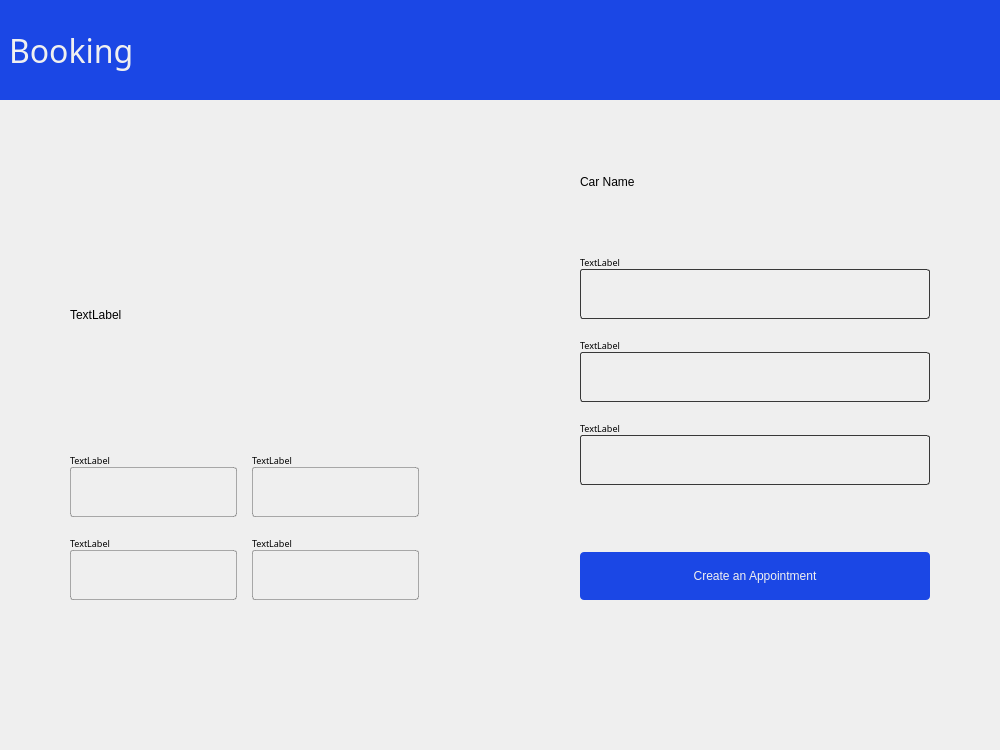
<?xml version="1.0" encoding="UTF-8"?>
<ui version="4.0">
 <class>Form</class>
 <widget class="QWidget" name="Form">
  <property name="geometry">
   <rect>
    <x>0</x>
    <y>0</y>
    <width>1000</width>
    <height>750</height>
   </rect>
  </property>
  <property name="sizePolicy">
   <sizepolicy hsizetype="Fixed" vsizetype="Fixed">
    <horstretch>0</horstretch>
    <verstretch>0</verstretch>
   </sizepolicy>
  </property>
  <property name="minimumSize">
   <size>
    <width>1000</width>
    <height>750</height>
   </size>
  </property>
  <property name="maximumSize">
   <size>
    <width>1000</width>
    <height>750</height>
   </size>
  </property>
  <property name="windowTitle">
   <string>Form</string>
  </property>
  <layout class="QVBoxLayout" name="verticalLayout">
   <property name="spacing">
    <number>0</number>
   </property>
   <property name="leftMargin">
    <number>0</number>
   </property>
   <property name="topMargin">
    <number>0</number>
   </property>
   <property name="rightMargin">
    <number>0</number>
   </property>
   <property name="bottomMargin">
    <number>0</number>
   </property>
   <item>
    <widget class="QWidget" name="widget" native="true">
     <property name="sizePolicy">
      <sizepolicy hsizetype="Expanding" vsizetype="Fixed">
       <horstretch>0</horstretch>
       <verstretch>0</verstretch>
      </sizepolicy>
     </property>
     <property name="minimumSize">
      <size>
       <width>0</width>
       <height>100</height>
      </size>
     </property>
     <property name="maximumSize">
      <size>
       <width>16777215</width>
       <height>100</height>
      </size>
     </property>
     <property name="styleSheet">
      <string notr="true">background-color: rgb(27, 71, 229);
color: #F0F0F0;</string>
     </property>
     <layout class="QHBoxLayout" name="horizontalLayout_2">
      <item>
       <widget class="QLabel" name="label_3">
        <property name="font">
         <font>
          <family>Roboto Mono</family>
          <pointsize>24</pointsize>
         </font>
        </property>
        <property name="text">
         <string>Booking</string>
        </property>
       </widget>
      </item>
     </layout>
    </widget>
   </item>
   <item>
    <widget class="QWidget" name="widget_2" native="true">
     <layout class="QHBoxLayout" name="horizontalLayout">
      <property name="spacing">
       <number>0</number>
      </property>
      <property name="leftMargin">
       <number>70</number>
      </property>
      <property name="topMargin">
       <number>75</number>
      </property>
      <property name="rightMargin">
       <number>70</number>
      </property>
      <property name="bottomMargin">
       <number>150</number>
      </property>
      <item>
       <widget class="QWidget" name="widget_4" native="true">
        <property name="sizePolicy">
         <sizepolicy hsizetype="Maximum" vsizetype="Preferred">
          <horstretch>0</horstretch>
          <verstretch>0</verstretch>
         </sizepolicy>
        </property>
        <layout class="QVBoxLayout" name="verticalLayout_2">
         <property name="spacing">
          <number>0</number>
         </property>
         <property name="leftMargin">
          <number>0</number>
         </property>
         <property name="topMargin">
          <number>0</number>
         </property>
         <property name="rightMargin">
          <number>0</number>
         </property>
         <property name="bottomMargin">
          <number>0</number>
         </property>
         <item>
          <widget class="QLabel" name="label">
           <property name="text">
            <string>TextLabel</string>
           </property>
          </widget>
         </item>
         <item>
          <widget class="QWidget" name="car_information_widget" native="true">
           <property name="sizePolicy">
            <sizepolicy hsizetype="Fixed" vsizetype="Maximum">
             <horstretch>0</horstretch>
             <verstretch>0</verstretch>
            </sizepolicy>
           </property>
           <property name="styleSheet">
            <string notr="true">QLineEdit {
	padding-left : 10px;
	border: 1px solid rgba(56, 56, 56, 100);
	border-radius : 3px;
	background-color: transparent;
	color : rgba(56, 56, 56, 100);
}
</string>
           </property>
           <layout class="QGridLayout" name="gridLayout">
            <property name="leftMargin">
             <number>0</number>
            </property>
            <property name="topMargin">
             <number>0</number>
            </property>
            <property name="rightMargin">
             <number>0</number>
            </property>
            <property name="bottomMargin">
             <number>0</number>
            </property>
            <property name="horizontalSpacing">
             <number>15</number>
            </property>
            <property name="verticalSpacing">
             <number>20</number>
            </property>
            <item row="0" column="0">
             <layout class="QVBoxLayout" name="verticalLayout_6">
              <property name="spacing">
               <number>0</number>
              </property>
              <property name="sizeConstraint">
               <enum>QLayout::SetDefaultConstraint</enum>
              </property>
              <item alignment="Qt::AlignRight">
               <widget class="QLabel" name="label_5">
                <property name="sizePolicy">
                 <sizepolicy hsizetype="Preferred" vsizetype="Fixed">
                  <horstretch>0</horstretch>
                  <verstretch>0</verstretch>
                 </sizepolicy>
                </property>
                <property name="minimumSize">
                 <size>
                  <width>167</width>
                  <height>0</height>
                 </size>
                </property>
                <property name="maximumSize">
                 <size>
                  <width>167</width>
                  <height>16777215</height>
                 </size>
                </property>
                <property name="font">
                 <font>
                  <family>Roboto Mono Light</family>
                  <pointsize>7</pointsize>
                 </font>
                </property>
                <property name="text">
                 <string>TextLabel</string>
                </property>
               </widget>
              </item>
              <item alignment="Qt::AlignRight">
               <widget class="QLineEdit" name="lineEdit_3">
                <property name="sizePolicy">
                 <sizepolicy hsizetype="Fixed" vsizetype="Fixed">
                  <horstretch>0</horstretch>
                  <verstretch>0</verstretch>
                 </sizepolicy>
                </property>
                <property name="minimumSize">
                 <size>
                  <width>167</width>
                  <height>50</height>
                 </size>
                </property>
               </widget>
              </item>
             </layout>
            </item>
            <item row="0" column="1">
             <layout class="QVBoxLayout" name="verticalLayout_7">
              <property name="spacing">
               <number>0</number>
              </property>
              <property name="sizeConstraint">
               <enum>QLayout::SetDefaultConstraint</enum>
              </property>
              <item alignment="Qt::AlignLeft">
               <widget class="QLabel" name="label_6">
                <property name="sizePolicy">
                 <sizepolicy hsizetype="Preferred" vsizetype="Fixed">
                  <horstretch>0</horstretch>
                  <verstretch>0</verstretch>
                 </sizepolicy>
                </property>
                <property name="minimumSize">
                 <size>
                  <width>167</width>
                  <height>0</height>
                 </size>
                </property>
                <property name="maximumSize">
                 <size>
                  <width>167</width>
                  <height>16777215</height>
                 </size>
                </property>
                <property name="font">
                 <font>
                  <family>Roboto Mono Light</family>
                  <pointsize>7</pointsize>
                 </font>
                </property>
                <property name="text">
                 <string>TextLabel</string>
                </property>
               </widget>
              </item>
              <item alignment="Qt::AlignLeft">
               <widget class="QLineEdit" name="lineEdit_4">
                <property name="sizePolicy">
                 <sizepolicy hsizetype="Fixed" vsizetype="Fixed">
                  <horstretch>0</horstretch>
                  <verstretch>0</verstretch>
                 </sizepolicy>
                </property>
                <property name="minimumSize">
                 <size>
                  <width>167</width>
                  <height>50</height>
                 </size>
                </property>
               </widget>
              </item>
             </layout>
            </item>
            <item row="1" column="0">
             <layout class="QVBoxLayout" name="verticalLayout_8">
              <property name="spacing">
               <number>0</number>
              </property>
              <property name="sizeConstraint">
               <enum>QLayout::SetDefaultConstraint</enum>
              </property>
              <item alignment="Qt::AlignRight">
               <widget class="QLabel" name="label_7">
                <property name="sizePolicy">
                 <sizepolicy hsizetype="Preferred" vsizetype="Fixed">
                  <horstretch>0</horstretch>
                  <verstretch>0</verstretch>
                 </sizepolicy>
                </property>
                <property name="minimumSize">
                 <size>
                  <width>167</width>
                  <height>0</height>
                 </size>
                </property>
                <property name="maximumSize">
                 <size>
                  <width>167</width>
                  <height>16777215</height>
                 </size>
                </property>
                <property name="font">
                 <font>
                  <family>Roboto Mono Light</family>
                  <pointsize>7</pointsize>
                 </font>
                </property>
                <property name="text">
                 <string>TextLabel</string>
                </property>
               </widget>
              </item>
              <item alignment="Qt::AlignRight">
               <widget class="QLineEdit" name="lineEdit_5">
                <property name="sizePolicy">
                 <sizepolicy hsizetype="Fixed" vsizetype="Fixed">
                  <horstretch>0</horstretch>
                  <verstretch>0</verstretch>
                 </sizepolicy>
                </property>
                <property name="minimumSize">
                 <size>
                  <width>167</width>
                  <height>50</height>
                 </size>
                </property>
               </widget>
              </item>
             </layout>
            </item>
            <item row="1" column="1">
             <layout class="QVBoxLayout" name="verticalLayout_10">
              <property name="spacing">
               <number>0</number>
              </property>
              <property name="sizeConstraint">
               <enum>QLayout::SetDefaultConstraint</enum>
              </property>
              <item alignment="Qt::AlignLeft">
               <widget class="QLabel" name="label_9">
                <property name="sizePolicy">
                 <sizepolicy hsizetype="Preferred" vsizetype="Fixed">
                  <horstretch>0</horstretch>
                  <verstretch>0</verstretch>
                 </sizepolicy>
                </property>
                <property name="minimumSize">
                 <size>
                  <width>167</width>
                  <height>0</height>
                 </size>
                </property>
                <property name="maximumSize">
                 <size>
                  <width>167</width>
                  <height>16777215</height>
                 </size>
                </property>
                <property name="font">
                 <font>
                  <family>Roboto Mono Light</family>
                  <pointsize>7</pointsize>
                 </font>
                </property>
                <property name="text">
                 <string>TextLabel</string>
                </property>
               </widget>
              </item>
              <item alignment="Qt::AlignLeft">
               <widget class="QLineEdit" name="lineEdit_7">
                <property name="sizePolicy">
                 <sizepolicy hsizetype="Fixed" vsizetype="Fixed">
                  <horstretch>0</horstretch>
                  <verstretch>0</verstretch>
                 </sizepolicy>
                </property>
                <property name="minimumSize">
                 <size>
                  <width>167</width>
                  <height>50</height>
                 </size>
                </property>
               </widget>
              </item>
             </layout>
            </item>
           </layout>
          </widget>
         </item>
        </layout>
       </widget>
      </item>
      <item>
       <spacer name="horizontalSpacer">
        <property name="orientation">
         <enum>Qt::Horizontal</enum>
        </property>
        <property name="sizeHint" stdset="0">
         <size>
          <width>40</width>
          <height>20</height>
         </size>
        </property>
       </spacer>
      </item>
      <item>
       <widget class="QWidget" name="widget_3" native="true">
        <property name="sizePolicy">
         <sizepolicy hsizetype="Maximum" vsizetype="Preferred">
          <horstretch>0</horstretch>
          <verstretch>0</verstretch>
         </sizepolicy>
        </property>
        <property name="styleSheet">
         <string notr="true">QLineEdit {
	padding-left : 10px;
	border: 1px solid #383838;
	border-radius : 3px;
	background-color: transparent;
	color : #383838;
}
</string>
        </property>
        <layout class="QVBoxLayout" name="verticalLayout_3">
         <property name="spacing">
          <number>20</number>
         </property>
         <property name="leftMargin">
          <number>0</number>
         </property>
         <property name="topMargin">
          <number>0</number>
         </property>
         <property name="rightMargin">
          <number>0</number>
         </property>
         <property name="bottomMargin">
          <number>0</number>
         </property>
         <item>
          <widget class="QLabel" name="label_2">
           <property name="text">
            <string>Car Name</string>
           </property>
          </widget>
         </item>
         <item>
          <layout class="QVBoxLayout" name="verticalLayout_5">
           <property name="spacing">
            <number>0</number>
           </property>
           <property name="sizeConstraint">
            <enum>QLayout::SetDefaultConstraint</enum>
           </property>
           <item>
            <spacer name="verticalSpacer_4">
             <property name="orientation">
              <enum>Qt::Vertical</enum>
             </property>
             <property name="sizeHint" stdset="0">
              <size>
               <width>20</width>
               <height>40</height>
              </size>
             </property>
            </spacer>
           </item>
           <item alignment="Qt::AlignHCenter">
            <widget class="QLabel" name="label_4">
             <property name="sizePolicy">
              <sizepolicy hsizetype="Fixed" vsizetype="Maximum">
               <horstretch>0</horstretch>
               <verstretch>0</verstretch>
              </sizepolicy>
             </property>
             <property name="minimumSize">
              <size>
               <width>350</width>
               <height>0</height>
              </size>
             </property>
             <property name="maximumSize">
              <size>
               <width>350</width>
               <height>16777215</height>
              </size>
             </property>
             <property name="font">
              <font>
               <family>Roboto Mono Light</family>
               <pointsize>7</pointsize>
              </font>
             </property>
             <property name="text">
              <string>TextLabel</string>
             </property>
            </widget>
           </item>
           <item alignment="Qt::AlignHCenter">
            <widget class="QLineEdit" name="lineEdit_2">
             <property name="sizePolicy">
              <sizepolicy hsizetype="Fixed" vsizetype="Fixed">
               <horstretch>0</horstretch>
               <verstretch>0</verstretch>
              </sizepolicy>
             </property>
             <property name="minimumSize">
              <size>
               <width>350</width>
               <height>50</height>
              </size>
             </property>
             <property name="maximumSize">
              <size>
               <width>350</width>
               <height>16777215</height>
              </size>
             </property>
            </widget>
           </item>
          </layout>
         </item>
         <item>
          <layout class="QVBoxLayout" name="verticalLayout_11">
           <property name="spacing">
            <number>0</number>
           </property>
           <property name="sizeConstraint">
            <enum>QLayout::SetDefaultConstraint</enum>
           </property>
           <item alignment="Qt::AlignHCenter">
            <widget class="QLabel" name="label_10">
             <property name="sizePolicy">
              <sizepolicy hsizetype="Fixed" vsizetype="Maximum">
               <horstretch>0</horstretch>
               <verstretch>0</verstretch>
              </sizepolicy>
             </property>
             <property name="minimumSize">
              <size>
               <width>350</width>
               <height>0</height>
              </size>
             </property>
             <property name="maximumSize">
              <size>
               <width>350</width>
               <height>16777215</height>
              </size>
             </property>
             <property name="font">
              <font>
               <family>Roboto Mono Light</family>
               <pointsize>7</pointsize>
              </font>
             </property>
             <property name="text">
              <string>TextLabel</string>
             </property>
            </widget>
           </item>
           <item alignment="Qt::AlignHCenter">
            <widget class="QLineEdit" name="lineEdit_8">
             <property name="sizePolicy">
              <sizepolicy hsizetype="Fixed" vsizetype="Fixed">
               <horstretch>0</horstretch>
               <verstretch>0</verstretch>
              </sizepolicy>
             </property>
             <property name="minimumSize">
              <size>
               <width>350</width>
               <height>50</height>
              </size>
             </property>
             <property name="maximumSize">
              <size>
               <width>350</width>
               <height>16777215</height>
              </size>
             </property>
            </widget>
           </item>
          </layout>
         </item>
         <item>
          <layout class="QVBoxLayout" name="verticalLayout_12">
           <property name="spacing">
            <number>0</number>
           </property>
           <property name="sizeConstraint">
            <enum>QLayout::SetDefaultConstraint</enum>
           </property>
           <item alignment="Qt::AlignHCenter">
            <widget class="QLabel" name="label_11">
             <property name="sizePolicy">
              <sizepolicy hsizetype="Fixed" vsizetype="Maximum">
               <horstretch>0</horstretch>
               <verstretch>0</verstretch>
              </sizepolicy>
             </property>
             <property name="minimumSize">
              <size>
               <width>350</width>
               <height>0</height>
              </size>
             </property>
             <property name="maximumSize">
              <size>
               <width>350</width>
               <height>16777215</height>
              </size>
             </property>
             <property name="font">
              <font>
               <family>Roboto Mono Light</family>
               <pointsize>7</pointsize>
              </font>
             </property>
             <property name="text">
              <string>TextLabel</string>
             </property>
            </widget>
           </item>
           <item alignment="Qt::AlignHCenter">
            <widget class="QLineEdit" name="lineEdit_9">
             <property name="sizePolicy">
              <sizepolicy hsizetype="Fixed" vsizetype="Fixed">
               <horstretch>0</horstretch>
               <verstretch>0</verstretch>
              </sizepolicy>
             </property>
             <property name="minimumSize">
              <size>
               <width>350</width>
               <height>50</height>
              </size>
             </property>
             <property name="maximumSize">
              <size>
               <width>350</width>
               <height>16777215</height>
              </size>
             </property>
            </widget>
           </item>
           <item>
            <spacer name="verticalSpacer_13">
             <property name="orientation">
              <enum>Qt::Vertical</enum>
             </property>
             <property name="sizeHint" stdset="0">
              <size>
               <width>20</width>
               <height>40</height>
              </size>
             </property>
            </spacer>
           </item>
          </layout>
         </item>
         <item alignment="Qt::AlignHCenter">
          <widget class="QPushButton" name="pushButton">
           <property name="sizePolicy">
            <sizepolicy hsizetype="Maximum" vsizetype="Fixed">
             <horstretch>0</horstretch>
             <verstretch>0</verstretch>
            </sizepolicy>
           </property>
           <property name="minimumSize">
            <size>
             <width>350</width>
             <height>48</height>
            </size>
           </property>
           <property name="maximumSize">
            <size>
             <width>350</width>
             <height>48</height>
            </size>
           </property>
           <property name="styleSheet">
            <string notr="true">QPushButton {
	background-color: #1B47E5;
	color : #F0F0F0;
	border-radius: 4px;
	font: 57 11pt &quot;Roboto Mono Medium&quot;;
}

QPushButton::hover {
	background-color: #1D3282;
}

QPushButton::pressed {
	background-color: rgb(33, 58, 150);
}</string>
           </property>
           <property name="text">
            <string>Create an Appointment</string>
           </property>
          </widget>
         </item>
        </layout>
       </widget>
      </item>
     </layout>
    </widget>
   </item>
  </layout>
 </widget>
 <resources/>
 <connections/>
</ui>
